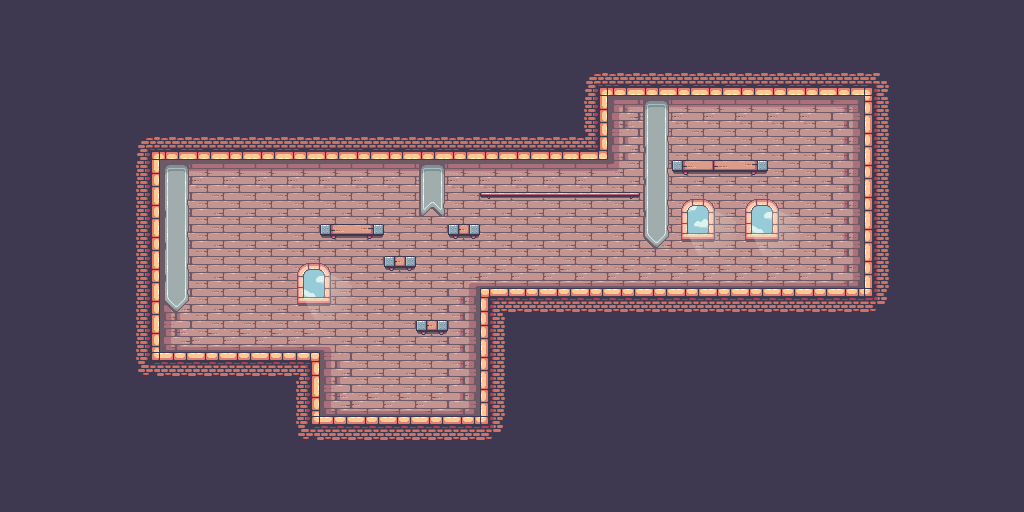

This game map was drawn from its Tiled (.tmx) file and the tilesets committed beside it. A one-line description and the full map source follow:
An orthogonal 32x16 tile map with 32x32 px tiles, 3 tile layers (Background, Map, Decorations), 2 tilesets.

<map version="1.10" tiledversion="1.11.2" orientation="orthogonal" renderorder="right-down" width="32" height="16" tilewidth="32" tileheight="32" infinite="0" nextlayerid="4" nextobjectid="1">
 <tileset firstgid="1" source="assets/TileSets/Board/Board.tsx" />
 <tileset firstgid="248" source="assets/TileSets/Decorations/Decorations.tsx" />
 <layer id="1" name="Background" width="32" height="16">
  <data encoding="csv">
41,41,41,41,41,41,41,41,41,41,41,41,41,41,41,41,41,41,41,41,41,41,41,41,41,41,41,41,41,41,41,41,
41,41,41,41,41,41,41,41,41,41,41,41,41,41,41,41,41,41,41,41,41,41,41,41,41,41,41,41,41,41,41,41,
41,41,41,41,41,41,41,41,41,41,41,41,41,41,41,41,41,41,41,41,41,41,41,41,41,41,41,41,41,41,41,41,
41,41,41,41,41,41,41,41,41,41,41,41,41,41,41,41,41,41,41,41,41,41,41,41,41,41,41,41,41,41,41,41,
41,41,41,41,41,41,41,41,41,41,41,41,41,41,41,41,41,41,41,41,41,41,41,41,41,41,41,41,41,41,41,41,
41,41,41,41,41,41,41,41,41,41,41,41,41,41,41,41,41,41,41,41,41,41,41,41,41,41,41,41,41,41,41,41,
41,41,41,41,41,41,41,41,41,41,41,41,41,41,41,41,41,41,41,41,41,41,41,41,41,41,41,41,41,41,41,41,
41,41,41,41,41,41,41,41,41,41,41,41,41,41,41,41,41,41,41,41,41,41,41,41,41,41,41,41,41,41,41,41,
41,41,41,41,41,41,41,41,41,41,41,41,41,41,41,41,41,41,41,41,41,41,41,41,41,41,41,41,41,41,41,41,
41,41,41,41,41,41,41,41,41,41,41,41,41,41,41,41,41,41,41,41,41,41,41,41,41,41,41,41,41,41,41,41,
41,41,41,41,41,41,41,41,41,41,41,41,41,41,41,41,41,41,41,41,41,41,41,41,41,41,41,41,41,41,41,41,
41,41,41,41,41,41,41,41,41,41,41,41,41,41,41,41,41,41,41,41,41,41,41,41,41,41,41,41,41,41,41,41,
41,41,41,41,41,41,41,41,41,41,41,41,41,41,41,41,41,41,41,41,41,41,41,41,41,41,41,41,41,41,41,41,
41,41,41,41,41,41,41,41,41,41,41,41,41,41,41,41,41,41,41,41,41,41,41,41,41,41,41,41,41,41,41,41,
41,41,41,41,41,41,41,41,41,41,41,41,41,41,41,41,41,41,41,41,41,41,41,41,41,41,41,41,41,41,41,41,
41,41,41,41,41,41,41,41,41,41,41,41,41,41,41,41,41,41,41,41,41,41,41,41,41,41,41,41,41,41,41,41
</data>
 </layer>
 <layer id="2" name="Map" width="32" height="16">
  <data encoding="csv">
0,0,0,0,0,0,0,0,0,0,0,0,0,0,0,0,0,0,0,0,0,0,0,0,0,0,0,0,0,0,0,0,
0,0,0,0,0,0,0,0,0,0,0,0,0,0,0,0,0,0,0,0,0,0,0,0,0,0,0,0,0,0,0,0,
0,0,0,0,0,0,0,0,0,0,0,0,0,0,0,0,0,0,27,60,60,60,60,60,60,60,60,28,0,0,0,0,
0,0,0,0,0,0,0,0,0,0,0,0,0,0,0,0,0,0,42,135,136,136,136,136,136,136,137,40,0,0,0,0,
0,0,0,0,27,60,60,60,60,60,60,60,60,60,60,60,60,60,61,154,155,155,155,155,155,155,156,40,0,0,0,0,
0,0,0,0,42,135,136,136,136,136,136,136,136,136,136,136,136,136,136,161,155,155,155,155,155,155,156,40,0,0,0,0,
0,0,0,0,42,154,155,155,155,155,155,155,155,155,155,155,155,155,155,155,155,155,155,155,155,155,156,40,0,0,0,0,
0,0,0,0,42,154,155,155,155,155,155,155,155,155,155,155,155,155,155,155,155,155,155,155,155,155,156,40,0,0,0,0,
0,0,0,0,42,154,155,155,155,155,155,155,155,155,141,174,174,174,174,174,174,174,174,174,174,174,175,40,0,0,0,0,
0,0,0,0,42,154,155,155,155,155,155,155,155,155,156,21,22,22,22,22,22,22,22,22,22,22,22,47,0,0,0,0,
0,0,0,0,42,173,174,174,174,174,142,155,155,155,156,40,0,0,0,0,0,0,0,0,0,0,0,0,0,0,0,0,
0,0,0,0,46,22,22,22,22,23,154,155,155,155,156,40,0,0,0,0,0,0,0,0,0,0,0,0,0,0,0,0,
0,0,0,0,0,0,0,0,0,42,173,174,174,174,175,40,0,0,0,0,0,0,0,0,0,0,0,0,0,0,0,0,
0,0,0,0,0,0,0,0,0,46,22,22,22,22,22,47,0,0,0,0,0,0,0,0,0,0,0,0,0,0,0,0,
0,0,0,0,0,0,0,0,0,0,0,0,0,0,0,0,0,0,0,0,0,0,0,0,0,0,0,0,0,0,0,0,
0,0,0,0,0,0,0,0,0,0,0,0,0,0,0,0,0,0,0,0,0,0,0,0,0,0,0,0,0,0,0,0
</data>
 </layer>
 <layer id="3" name="Decorations" width="32" height="16">
  <data encoding="csv">
0,0,0,0,0,0,0,0,0,0,0,0,0,0,0,0,0,0,0,0,0,0,0,0,0,0,0,0,0,0,0,0,
0,0,0,0,0,0,0,0,0,0,0,0,0,0,0,0,0,0,0,0,0,0,0,0,0,0,0,0,0,0,0,0,
0,0,0,0,0,0,0,0,0,0,0,0,0,0,0,0,0,0,0,0,0,0,0,0,0,0,0,0,0,0,0,0,
0,0,0,0,0,0,0,0,0,0,0,0,0,0,0,0,0,0,0,0,256,0,0,0,0,0,0,0,0,0,0,0,
0,0,0,0,0,0,0,0,0,0,0,0,0,0,0,0,0,0,0,0,263,0,0,0,0,0,0,0,0,0,0,0,
0,0,0,0,0,256,0,0,0,0,0,0,0,256,0,0,0,0,0,0,263,264,265,266,0,0,0,0,0,0,0,0,
0,0,0,0,0,263,0,0,0,0,0,0,0,270,0,257,258,258,258,259,263,273,274,271,272,0,0,0,0,0,0,0,
0,0,0,0,0,263,0,0,0,0,264,266,0,0,267,0,0,0,0,0,277,280,281,278,279,0,0,0,0,0,0,0,
0,0,0,0,0,263,0,0,0,271,272,0,267,0,0,0,0,0,0,0,0,0,0,0,0,0,0,0,0,0,0,0,
0,0,0,0,0,277,0,0,0,278,279,0,0,0,0,0,0,0,0,0,0,0,0,0,0,0,0,0,0,0,0,0,
0,0,0,0,0,0,0,0,0,0,0,0,0,267,0,0,0,0,0,0,0,0,0,0,0,0,0,0,0,0,0,0,
0,0,0,0,0,0,0,0,0,0,0,0,0,0,0,0,0,0,0,0,0,0,0,0,0,0,0,0,0,0,0,0,
0,0,0,0,0,0,0,0,0,0,0,0,0,0,0,0,0,0,0,0,0,0,0,0,0,0,0,0,0,0,0,0,
0,0,0,0,0,0,0,0,0,0,0,0,0,0,0,0,0,0,0,0,0,0,0,0,0,0,0,0,0,0,0,0,
0,0,0,0,0,0,0,0,0,0,0,0,0,0,0,0,0,0,0,0,0,0,0,0,0,0,0,0,0,0,0,0,
0,0,0,0,0,0,0,0,0,0,0,0,0,0,0,0,0,0,0,0,0,0,0,0,0,0,0,0,0,0,0,0
</data>
 </layer>
</map>
